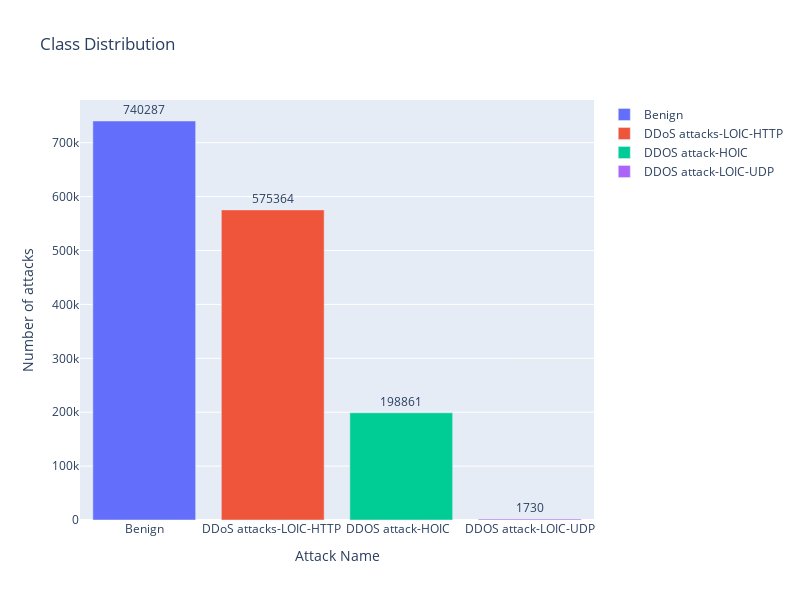

Here is the notebook cell this chart was saved with:
### Code cell
#Visualize the target feature's class distribution
from plotly.offline import init_notebook_mode, iplot, plot
import plotly as py
import plotly.express as px
init_notebook_mode(connected=True)
import plotly.graph_objs as go

fig = go.Figure(data=[
    go.Bar(name='Benign', 
           y=df["Label"].value_counts().values[0:1],
           x=['Benign'],
           text = df["Label"].value_counts()[0:1],
           orientation='v',
           textposition='outside',),
    go.Bar(name='DDoS attacks-LOIC-HTTP', 
           y=df["Label"].value_counts().values[1:2],
           x=['DDoS attacks-LOIC-HTTP '],
           text = df["Label"].value_counts()[1:2],
           orientation='v',
           textposition='outside',),
    go.Bar(name='DDOS attack-HOIC  ', 
           y=df["Label"].value_counts().values[2:3],
           x=['DDOS attack-HOIC  '],
           text = df["Label"].value_counts()[2:3],
           orientation='v',
           textposition='outside',),
    go.Bar(name='DDOS attack-LOIC-UDP', 
           y=df["Label"].value_counts().values[3:],
           x=['DDOS attack-LOIC-UDP'],
           text = df["Label"].value_counts()[3:],
           orientation='v',
           textposition='outside',)
])
# Change the bar mode
fig.update_layout(
                  width=800,
                  height=600,
                  title=f'Class Distribution',
                  yaxis_title='Number of attacks',
                  xaxis_title='Attack Name',)
iplot(fig)

### Figure 1 — Plotly figure (JSON) as saved in the notebook; plotly's stock layout.template omitted (floating-point values rounded to 4 significant figures)
{"data": [{"name": "Benign", "orientation": "v", "text": [740287], "textposition": "outside", "type": "bar", "x": ["Benign"], "y": [740287]}, {"name": "DDoS attacks-LOIC-HTTP", "orientation": "v", "text": [575364], "textposition": "outside", "type": "bar", "x": ["DDoS attacks-LOIC-HTTP "], "y": [575364]}, {"name": "DDOS attack-HOIC  ", "orientation": "v", "text": [198861], "textposition": "outside", "type": "bar", "x": ["DDOS attack-HOIC  "], "y": [198861]}, {"name": "DDOS attack-LOIC-UDP", "orientation": "v", "text": [1730], "textposition": "outside", "type": "bar", "x": ["DDOS attack-LOIC-UDP"], "y": [1730]}], "layout": {"height": 600, "title": {"text": "Class Distribution"}, "width": 800, "xaxis": {"title": {"text": "Attack Name"}}, "yaxis": {"title": {"text": "Number of attacks"}}}}
